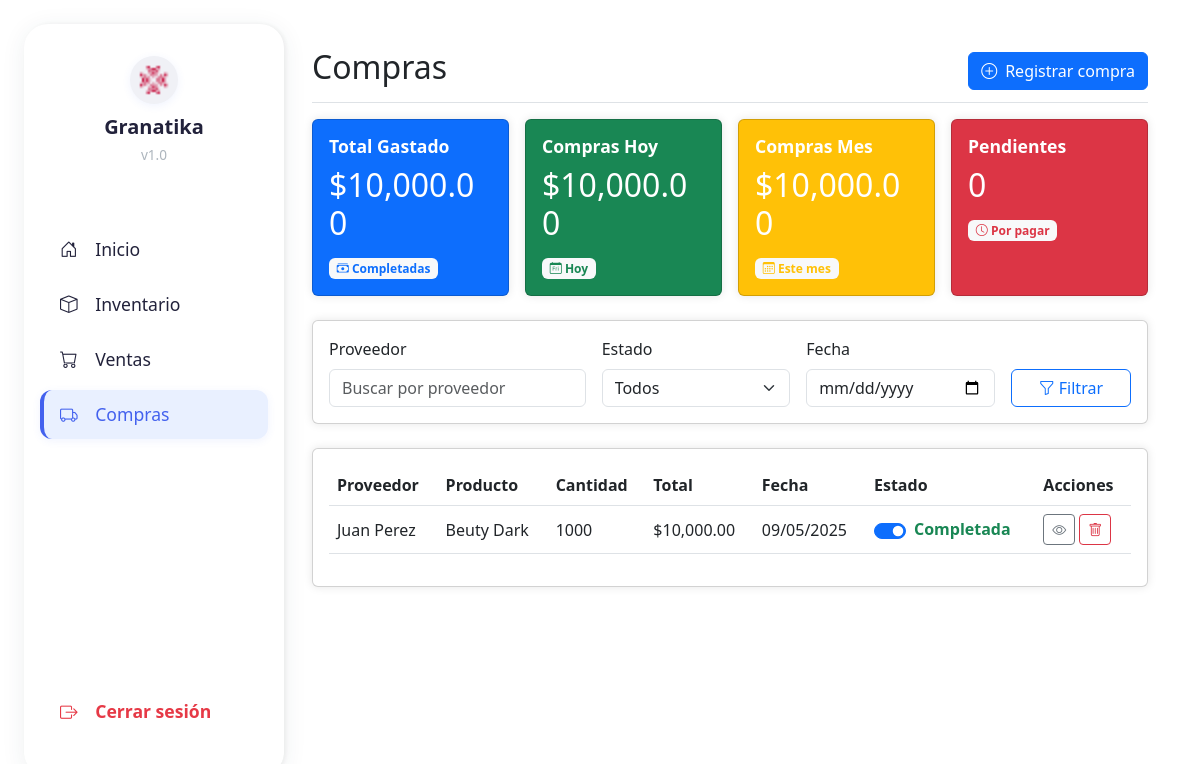
Screenshot of /compras.php with the database file from the repository.
### tables this page shows
CREATE TABLE `compras` (
  `id` int(11) NOT NULL,
  `proveedor` varchar(100) NOT NULL,
  `producto` varchar(255) NOT NULL,
  `cantidad` int(11) NOT NULL,
  `fecha_compra` date NOT NULL,
  `fecha_entrega` date DEFAULT NULL,
  `total` decimal(10,2) NOT NULL,
  `estado` enum('pendiente','completada','cancelada') DEFAULT 'pendiente',
  `notas` text DEFAULT NULL
);

### compras.php (the view, shortened to what this page needs)
<?php
require_once 'config/database.php';
?>
<!DOCTYPE html>
<html lang="es">
<head>
    <link rel="stylesheet" href="assets/css/style.css">
    <link href="https://cdn.jsdelivr.net/npm/bootstrap@5.3.0/dist/css/bootstrap.min.css" rel="stylesheet">
    <link rel="stylesheet" href="https://cdn.jsdelivr.net/npm/bootstrap-icons@1.11.0/font/bootstrap-icons.css">
</head>
<body>
    <nav id="sidebar" class="sidebar">
        <div class="sidebar-header">
            <div class="logo-circle">
                <img src="img/favicon.png" alt="Logo Granatika">
            </div>
            <div class="brand-title">Granatika</div>
            <div class="brand-version">v1.0</div>
        </div>
        <div class="position-sticky pt-3">
            <ul class="nav flex-column">
                <li class="nav-item">
                    <a class="nav-link" href="index.php">
                        <i class="bi bi-house-door"></i> Inicio
                    </a>
                </li>
                <li class="nav-item">
                    <a class="nav-link" href="inventario.php">
                        <i class="bi bi-box"></i> Inventario
                    </a>
                </li>
                <li class="nav-item">
                    <a class="nav-link" href="ventas.php">
                        <i class="bi bi-cart"></i> Ventas
                    </a>
                </li>
                <li class="nav-item">
                    <a class="nav-link active" href="compras.php">
                        <i class="bi bi-truck"></i> Compras
                    </a>
                </li>
            </ul>
            <div class="cerrar-sesion">
                <a href="logout.php" class="nav-link text-danger fw-bold" style="display: flex; align-items: center; gap: 0.7rem;">
                    <i class="bi bi-box-arrow-right"></i> Cerrar sesión
                </a>
            </div>
        </div>
    </nav>
    <main id="mainContent">
        <div class="container-fluid">
            <div class="d-flex justify-content-between flex-wrap flex-md-nowrap align-items-center pt-3 pb-2 mb-3 border-bottom">
                <h1 class="h2">Compras</h1>
                <button class="btn btn-primary d-flex align-items-center gap-2" id="btnAgregarCompra">
                    <i class="bi bi-plus-circle"></i> Registrar compra
                </button>
            </div>
            <div class="row mb-4 g-3">
                <div class="col-md-3 col-6">
                    <div class="card bg-primary text-white h-100">
                        <div class="card-body">
                            <h6 class="card-title mb-0">Total Gastado</h6>
                            <h2 class="card-text mt-2">
                                <?php
                                $query = "SELECT SUM(total) as total FROM compras WHERE estado = 'completada'";
                                $result = $conn->query($query);
                                $row = $result->fetch_assoc();
                                echo "$" . number_format($row['total'] ?? 0, 2);
                                ?>
                            </h2>
                            <span class="badge bg-light text-primary mt-2"><i class="bi bi-cash-stack"></i> Completadas</span>
                        </div>
                    </div>
                </div>
                <div class="col-md-3 col-6">
                    <div class="card bg-success text-white h-100">
                        <div class="card-body">
                            <h6 class="card-title mb-0">Compras Hoy</h6>
                            <h2 class="card-text mt-2">
                                <?php
                                $query = "SELECT SUM(total) as total FROM compras WHERE DATE(fecha_compra) = CURDATE() AND estado = 'completada'";
                                $result = $conn->query($query);
                                $row = $result->fetch_assoc();
                                echo "$" . number_format($row['total'] ?? 0, 2);
                                ?>
                            </h2>
                            <span class="badge bg-light text-success mt-2"><i class="bi bi-calendar-day"></i> Hoy</span>
                        </div>
                    </div>
                </div>
                <div class="col-md-3 col-6">
                    <div class="card bg-warning text-white h-100">
                        <div class="card-body">
                            <h6 class="card-title mb-0">Compras Mes</h6>
                            <h2 class="card-text mt-2">
                                <?php
                                $query = "SELECT SUM(total) as total FROM compras WHERE MONTH(fecha_compra) = MONTH(CURDATE()) AND YEAR(fecha_compra) = YEAR(CURDATE()) AND estado = 'completada'";
                                $result = $conn->query($query);
                                $row = $result->fetch_assoc();
                                echo "$" . number_format($row['total'] ?? 0, 2);
                                ?>
                            </h2>
                            <span class="badge bg-light text-warning mt-2"><i class="bi bi-calendar3"></i> Este mes</span>
                        </div>
                    </div>
                </div>
                <div class="col-md-3 col-6">
                    <div class="card bg-danger text-white h-100">
                        <div class="card-body">
                            <h6 class="card-title mb-0">Pendientes</h6>
                            <h2 class="card-text mt-2">
                                <?php
                                $query = "SELECT COUNT(*) as total FROM compras WHERE estado = 'pendiente'";
                                $result = $conn->query($query);
                                $row = $result->fetch_assoc();
                                echo $row['total'];
                                ?>
                            </h2>
                            <span class="badge bg-light text-danger mt-2"><i class="bi bi-clock"></i> Por pagar</span>
                        </div>
                    </div>
                </div>
            </div>
            <div class="card mb-4">
                <div class="card-body">
                    <form class="row g-3 align-items-end" id="filtrosCompras">
                        <div class="col-md-4 col-12">
                            <label for="filtroProveedor" class="form-label">Proveedor</label>
                            <input type="text" class="form-control" id="filtroProveedor" name="proveedor" placeholder="Buscar por proveedor">
                        </div>
                        <div class="col-md-3 col-6">
                            <label for="filtroEstado" class="form-label">Estado</label>
                            <select class="form-select" id="filtroEstado" name="estado">
                                <option value="">Todos</option>
                            </select>
                        </div>
                        <div class="col-md-3 col-6">
                            <label for="filtroFecha" class="form-label">Fecha</label>
                            <input type="date" class="form-control" id="filtroFecha" name="fecha">
                        </div>
                        <div class="col-md-2 col-12 d-grid">
                            <button type="submit" class="btn btn-outline-primary"><i class="bi bi-funnel"></i> Filtrar</button>
                        </div>
                    </form>
                </div>
            </div>
            <div class="card">
                <div class="card-body">
                    <div class="table-responsive">
                        <table class="table table-hover align-middle">
                            <thead>
                                <tr>
                                    <th>Proveedor</th>
                                    <th>Producto</th>
                                    <th>Cantidad</th>
                                    <th>Total</th>
                                    <th>Fecha</th>
                                    <th>Estado</th>
                                    <th>Acciones</th>
                                </tr>
                            </thead>
                            <tbody>
                                <?php
                                $query = "SELECT id, proveedor, producto, cantidad, total, fecha_compra, estado FROM compras ORDER BY fecha_compra DESC";
                                $result = $conn->query($query);
                                if ($result->num_rows === 0) {
                                    echo '<tr><td colspan="7" class="text-center text-muted">No se encontraron resultados.</td></tr>';
                                } else {
                                    while($row = $result->fetch_assoc()) {
                                        $checked = $row['estado'] == 'completada' ? 'checked' : '';
                                        $estadoLabel = $row['estado'] == 'completada' ? 'Completada' : 'Pendiente';
                                        $estadoClass = $row['estado'] == 'completada' ? 'text-success' : 'text-warning';
                                        echo "<tr>";
                                        echo "<td>" . htmlspecialchars($row['proveedor']) . "</td>";
                                        echo "<td>" . htmlspecialchars($row['producto']) . "</td>";
                                        echo "<td>" . htmlspecialchars($row['cantidad']) . "</td>";
                                        echo "<td>$" . number_format($row['total'], 2) . "</td>";
                                        echo "<td>" . date('d/m/Y', strtotime($row['fecha_compra'])) . "</td>";
                                        echo "<td>";
                                        echo "<div class='form-check form-switch d-flex align-items-center gap-2'>";
                                        echo "<input class='form-check-input estado-switch' type='checkbox' role='switch' data-id='" . $row['id'] . "' $checked>";
                                        echo "<span class='fw-bold $estadoClass estado-label'>" . $estadoLabel . "</span>";
                                        echo "</div>";
                                        echo "</td>";
                                        echo "<td>";
                                        echo "<button class='btn btn-sm btn-outline-secondary me-1' title='Ver' data-id='" . $row['id'] . "'><i class='bi bi-eye'></i></button>";
                                        echo "<button class='btn btn-sm btn-outline-danger' title='Eliminar' data-id='" . $row['id'] . "'><i class='bi bi-trash'></i></button>";
                                        echo "</td>";
                                        echo "</tr>";
                                    }
                                }
                                ?>
                            </tbody>
                        </table>
                    </div>
                </div>
            </div>
        </div>
    </main>
</body>
</html>

### assets/css/style.css (style rules this page uses)
body { font-family: 'Segoe UI', Tahoma, Geneva, Verdana, sans-serif; background-color: #f8f9fa; overflow: auto !important; }
#sidebar { background: #fff !important; box-shadow: 0 4px 24px rgba(44,62,80,0.08), 2px 0 5px rgba(0,0,0,0.06) !important; border-radius: 24px !important; margin: 24px 0 24px 24px !important; padding: 1.5rem 0.5rem 1.5rem 0.5rem !important; transition: box-shadow 0.3s, border-radius 0.3s, margin 0.3s; width: 260px !important; min-width: 220px; max-width: 280px; display: flex; flex-direction: column; height: calc(100vh - 48px) !important; }
.sidebar-header { display: flex; flex-direction: column; align-items: center; margin-bottom: 2.5rem !important; margin-top: 0.5rem !important; }
.logo-circle { width: 48px; height: 48px; border-radius: 50%; background: #f0f1f6; display: flex; align-items: center; justify-content: center; margin-bottom: 0.5rem; box-shadow: 0 2px 8px rgba(67,97,238,0.08); }
.logo-circle img { width: 32px; height: 32px; }
.brand-title { font-size: 1.25rem; font-weight: 700; color: #22223b; margin-bottom: 0.2rem; }
.brand-version { font-size: 0.85rem; color: #adb5bd; }
.sidebar .nav-link { color: #22223b !important; font-size: 1.1rem !important; font-weight: 500 !important; display: flex !important; align-items: center !important; gap: 1.1rem !important; opacity: 1 !important; text-indent: 0 !important; text-decoration: none !important; background: transparent !important; border-left: 4px solid transparent; border-radius: 12px !important; margin: 0.2rem 0.5rem; padding: 0.7rem 1rem !important; transition: background 0.18s, color 0.18s, border-color 0.18s, box-shadow 0.18s; }
.sidebar .nav-link.active, .sidebar .nav-link:focus { background: #e9f0ff !important; color: #4361ee !important; border-left: 4px solid #4361ee; box-shadow: 0 2px 8px rgba(67,97,238,0.08); }
.sidebar .nav-link.active .bi, .sidebar .nav-link:focus .bi { color: #4361ee !important; }
.sidebar .cerrar-sesion { margin-top: auto !important; padding-bottom: 8px; width: 100%; }
.sidebar .cerrar-sesion .nav-link { color: #e63946 !important; font-weight: 600 !important; border-left: 4px solid transparent; border-radius: 12px !important; margin-bottom: 0.5rem; transition: background 0.18s, color 0.18s, border-color 0.18s; }
.card { border: none; border-radius: 10px; box-shadow: 0 0 10px rgba(0,0,0,0.1); transition: transform 0.3s; }
.card-title { font-size: 1.1rem; font-weight: 600; margin-bottom: 1rem; }
.table { margin-bottom: 0; }
.table th { border-top: none; font-weight: 600; }
@media (min-width: 992px) { #sidebar { width: 260px !important; position: fixed !important; left: 0; top: 0; bottom: 0; z-index: 1030; background: #fff; } }
@media (min-width: 992px) { main#mainContent { margin-left: 260px !important; padding: 2rem 2.5rem 2rem 2.5rem !important; min-height: 100vh; transition: margin-left 0.3s; } }
body > .sidebar, body .sidebar { margin-top: 12px !important; margin-bottom: 12px !important; margin-left: 24px !important; box-sizing: border-box !important; }
.sidebar .position-sticky { display: flex; flex-direction: column; height: 100%; }

### rows the page displays
compras: proveedor "Juan Perez", producto "Beuty Dark", cantidad "1000", total "10,000.00", fecha_compra "09/05/2025", estado "Completada"

### other values shown
$row['total'] "10,000.00"
$row['total'] "0"
